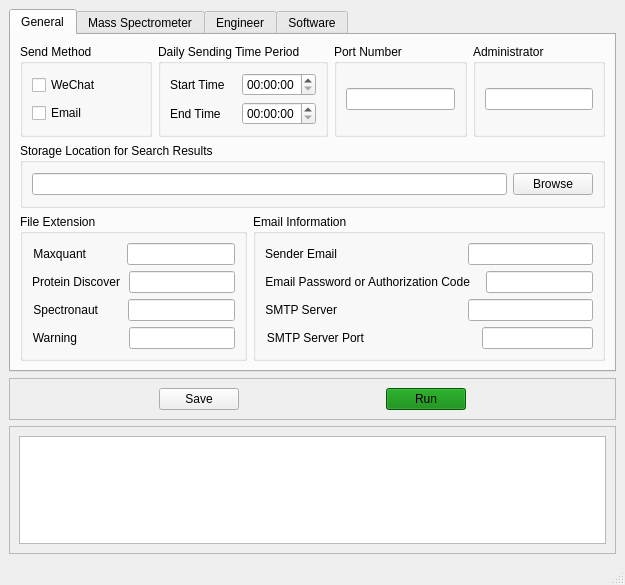
<?xml version="1.0" encoding="UTF-8"?>
<ui version="4.0">
 <class>MainWindow</class>
 <widget class="QMainWindow" name="MainWindow">
  <property name="geometry">
   <rect>
    <x>0</x>
    <y>0</y>
    <width>625</width>
    <height>585</height>
   </rect>
  </property>
  <property name="windowTitle">
   <string>SendInfo</string>
  </property>
  <property name="windowIcon">
   <iconset>
    <normaloff>my_icon.ico</normaloff>my_icon.ico</iconset>
  </property>
  <property name="documentMode">
   <bool>false</bool>
  </property>
  <widget class="QWidget" name="centralwidget">
   <layout class="QVBoxLayout" name="verticalLayout_28">
    <item>
     <widget class="QTabWidget" name="tabWidget">
      <property name="currentIndex">
       <number>0</number>
      </property>
      <widget class="QWidget" name="otherTab">
       <property name="sizePolicy">
        <sizepolicy hsizetype="Expanding" vsizetype="Expanding">
         <horstretch>0</horstretch>
         <verstretch>0</verstretch>
        </sizepolicy>
       </property>
       <attribute name="title">
        <string>General</string>
       </attribute>
       <layout class="QVBoxLayout" name="verticalLayout_29">
        <item>
         <layout class="QVBoxLayout" name="verticalLayout_20">
          <item>
           <layout class="QHBoxLayout" name="horizontalLayout_17">
            <item>
             <widget class="QGroupBox" name="groupBox_4">
              <property name="sizePolicy">
               <sizepolicy hsizetype="Expanding" vsizetype="Expanding">
                <horstretch>0</horstretch>
                <verstretch>0</verstretch>
               </sizepolicy>
              </property>
              <property name="title">
               <string>Send Method</string>
              </property>
              <layout class="QHBoxLayout" name="horizontalLayout_20">
               <item>
                <layout class="QVBoxLayout" name="verticalLayout_4">
                 <item>
                  <widget class="QCheckBox" name="checkBox_sendBywechat">
                   <property name="text">
                    <string>WeChat</string>
                   </property>
                  </widget>
                 </item>
                 <item>
                  <widget class="QCheckBox" name="checkBox_sendByemail">
                   <property name="text">
                    <string>Email</string>
                   </property>
                  </widget>
                 </item>
                </layout>
               </item>
              </layout>
             </widget>
            </item>
            <item>
             <widget class="QGroupBox" name="groupBox">
              <property name="sizePolicy">
               <sizepolicy hsizetype="Expanding" vsizetype="Expanding">
                <horstretch>0</horstretch>
                <verstretch>0</verstretch>
               </sizepolicy>
              </property>
              <property name="title">
               <string>Daily Sending Time Period</string>
              </property>
              <layout class="QHBoxLayout" name="horizontalLayout_19">
               <item>
                <layout class="QVBoxLayout" name="verticalLayout_3">
                 <item>
                  <layout class="QHBoxLayout" name="horizontalLayout_9">
                   <item>
                    <widget class="QLabel" name="label_3">
                     <property name="text">
                      <string>Start Time</string>
                     </property>
                    </widget>
                   </item>
                   <item>
                    <widget class="QTimeEdit" name="start_timeEdit"/>
                   </item>
                  </layout>
                 </item>
                 <item>
                  <layout class="QHBoxLayout" name="horizontalLayout_10">
                   <item>
                    <widget class="QLabel" name="label_4">
                     <property name="text">
                      <string>End Time</string>
                     </property>
                    </widget>
                   </item>
                   <item>
                    <widget class="QTimeEdit" name="end_timeEdit"/>
                   </item>
                  </layout>
                 </item>
                </layout>
               </item>
              </layout>
             </widget>
            </item>
            <item>
             <widget class="QGroupBox" name="groupBox_7">
              <property name="sizePolicy">
               <sizepolicy hsizetype="Expanding" vsizetype="Expanding">
                <horstretch>0</horstretch>
                <verstretch>0</verstretch>
               </sizepolicy>
              </property>
              <property name="title">
               <string>Port Number</string>
              </property>
              <layout class="QVBoxLayout" name="verticalLayout_19">
               <item>
                <layout class="QHBoxLayout" name="horizontalLayout_15">
                 <item>
                  <widget class="QLineEdit" name="port_lineEdit">
                   <property name="inputMask">
                    <string>99999</string>
                   </property>
                  </widget>
                 </item>
                </layout>
               </item>
              </layout>
             </widget>
            </item>
            <item>
             <widget class="QGroupBox" name="groupBox_6">
              <property name="sizePolicy">
               <sizepolicy hsizetype="Expanding" vsizetype="Expanding">
                <horstretch>0</horstretch>
                <verstretch>0</verstretch>
               </sizepolicy>
              </property>
              <property name="title">
               <string>Administrator</string>
              </property>
              <layout class="QVBoxLayout" name="verticalLayout_18">
               <item>
                <widget class="QLineEdit" name="admin_lineEdit"/>
               </item>
              </layout>
             </widget>
            </item>
           </layout>
          </item>
          <item>
           <widget class="QGroupBox" name="groupBox_2">
            <property name="sizePolicy">
             <sizepolicy hsizetype="Expanding" vsizetype="Expanding">
              <horstretch>0</horstretch>
              <verstretch>0</verstretch>
             </sizepolicy>
            </property>
            <property name="title">
             <string>Storage Location for Search Results</string>
            </property>
            <layout class="QHBoxLayout" name="horizontalLayout_18">
             <item>
              <layout class="QHBoxLayout" name="horizontalLayout_11">
               <item>
                <widget class="QLineEdit" name="specDir_lineEdit">
                 <property name="minimumSize">
                  <size>
                   <width>133</width>
                   <height>0</height>
                  </size>
                 </property>
                </widget>
               </item>
               <item>
                <widget class="QPushButton" name="brosweSaveDirBtn">
                 <property name="text">
                  <string>Browse</string>
                 </property>
                </widget>
               </item>
              </layout>
             </item>
            </layout>
           </widget>
          </item>
          <item>
           <layout class="QHBoxLayout" name="horizontalLayout_21">
            <item>
             <widget class="QGroupBox" name="groupBox_3">
              <property name="sizePolicy">
               <sizepolicy hsizetype="Expanding" vsizetype="Expanding">
                <horstretch>0</horstretch>
                <verstretch>0</verstretch>
               </sizepolicy>
              </property>
              <property name="title">
               <string>File Extension</string>
              </property>
              <layout class="QVBoxLayout" name="verticalLayout_17">
               <item>
                <layout class="QVBoxLayout" name="verticalLayout_2">
                 <item>
                  <layout class="QHBoxLayout" name="horizontalLayout_8">
                   <item>
                    <widget class="QLabel" name="label_6">
                     <property name="text">
                      <string>Maxquant</string>
                     </property>
                     <property name="alignment">
                      <set>Qt::AlignRight|Qt::AlignTrailing|Qt::AlignVCenter</set>
                     </property>
                    </widget>
                   </item>
                   <item>
                    <spacer name="horizontalSpacer_7">
                     <property name="orientation">
                      <enum>Qt::Horizontal</enum>
                     </property>
                     <property name="sizeHint" stdset="0">
                      <size>
                       <width>20</width>
                       <height>20</height>
                      </size>
                     </property>
                    </spacer>
                   </item>
                   <item>
                    <widget class="QLineEdit" name="maxquant_fileSuffix_lineEdit"/>
                   </item>
                  </layout>
                 </item>
                 <item>
                  <layout class="QHBoxLayout" name="horizontalLayout_5">
                   <item>
                    <widget class="QLabel" name="label_7">
                     <property name="text">
                      <string>Protein Discover</string>
                     </property>
                     <property name="alignment">
                      <set>Qt::AlignRight|Qt::AlignTrailing|Qt::AlignVCenter</set>
                     </property>
                    </widget>
                   </item>
                   <item>
                    <spacer name="horizontalSpacer_17">
                     <property name="orientation">
                      <enum>Qt::Horizontal</enum>
                     </property>
                     <property name="sizeHint" stdset="0">
                      <size>
                       <width>5</width>
                       <height>20</height>
                      </size>
                     </property>
                    </spacer>
                   </item>
                   <item>
                    <widget class="QLineEdit" name="PD_fileSuffix_lineEdit"/>
                   </item>
                  </layout>
                 </item>
                 <item>
                  <layout class="QHBoxLayout" name="horizontalLayout_6">
                   <item>
                    <widget class="QLabel" name="label_5">
                     <property name="text">
                      <string>Spectronaut</string>
                     </property>
                     <property name="alignment">
                      <set>Qt::AlignRight|Qt::AlignTrailing|Qt::AlignVCenter</set>
                     </property>
                    </widget>
                   </item>
                   <item>
                    <spacer name="horizontalSpacer_6">
                     <property name="orientation">
                      <enum>Qt::Horizontal</enum>
                     </property>
                     <property name="sizeHint" stdset="0">
                      <size>
                       <width>25</width>
                       <height>20</height>
                      </size>
                     </property>
                    </spacer>
                   </item>
                   <item>
                    <widget class="QLineEdit" name="SP_fileSuffix_lineEdit"/>
                   </item>
                  </layout>
                 </item>
                 <item>
                  <layout class="QHBoxLayout" name="horizontalLayout_7">
                   <item>
                    <widget class="QLabel" name="label_8">
                     <property name="text">
                      <string>Warning</string>
                     </property>
                     <property name="alignment">
                      <set>Qt::AlignRight|Qt::AlignTrailing|Qt::AlignVCenter</set>
                     </property>
                    </widget>
                   </item>
                   <item>
                    <spacer name="horizontalSpacer_5">
                     <property name="orientation">
                      <enum>Qt::Horizontal</enum>
                     </property>
                     <property name="sizeHint" stdset="0">
                      <size>
                       <width>48</width>
                       <height>20</height>
                      </size>
                     </property>
                    </spacer>
                   </item>
                   <item>
                    <widget class="QLineEdit" name="warn_fileSuffix_lineEdit"/>
                   </item>
                  </layout>
                 </item>
                </layout>
               </item>
              </layout>
             </widget>
            </item>
            <item>
             <widget class="QGroupBox" name="groupBox_5">
              <property name="sizePolicy">
               <sizepolicy hsizetype="Expanding" vsizetype="Expanding">
                <horstretch>0</horstretch>
                <verstretch>0</verstretch>
               </sizepolicy>
              </property>
              <property name="title">
               <string>Email Information</string>
              </property>
              <layout class="QHBoxLayout" name="horizontalLayout_16">
               <item>
                <layout class="QVBoxLayout" name="verticalLayout">
                 <item>
                  <layout class="QHBoxLayout" name="horizontalLayout_4">
                   <item>
                    <widget class="QLabel" name="label_13">
                     <property name="text">
                      <string>Sender Email</string>
                     </property>
                     <property name="alignment">
                      <set>Qt::AlignRight|Qt::AlignTrailing|Qt::AlignVCenter</set>
                     </property>
                    </widget>
                   </item>
                   <item>
                    <spacer name="horizontalSpacer">
                     <property name="orientation">
                      <enum>Qt::Horizontal</enum>
                     </property>
                     <property name="sizeHint" stdset="0">
                      <size>
                       <width>16</width>
                       <height>20</height>
                      </size>
                     </property>
                    </spacer>
                   </item>
                   <item>
                    <widget class="QLineEdit" name="senter_email_lineEdit">
                     <property name="text">
                      <string/>
                     </property>
                    </widget>
                   </item>
                  </layout>
                 </item>
                 <item>
                  <layout class="QHBoxLayout" name="horizontalLayout_3">
                   <item>
                    <widget class="QLabel" name="label_14">
                     <property name="text">
                      <string>Email Password or Authorization Code</string>
                     </property>
                     <property name="alignment">
                      <set>Qt::AlignRight|Qt::AlignTrailing|Qt::AlignVCenter</set>
                     </property>
                    </widget>
                   </item>
                   <item>
                    <spacer name="horizontalSpacer_2">
                     <property name="orientation">
                      <enum>Qt::Horizontal</enum>
                     </property>
                     <property name="sizeHint" stdset="0">
                      <size>
                       <width>12</width>
                       <height>20</height>
                      </size>
                     </property>
                    </spacer>
                   </item>
                   <item>
                    <widget class="QLineEdit" name="senter_password_lineEdit">
                     <property name="text">
                      <string/>
                     </property>
                    </widget>
                   </item>
                  </layout>
                 </item>
                 <item>
                  <layout class="QHBoxLayout" name="horizontalLayout_2">
                   <item>
                    <widget class="QLabel" name="label_15">
                     <property name="text">
                      <string>SMTP Server</string>
                     </property>
                     <property name="alignment">
                      <set>Qt::AlignRight|Qt::AlignTrailing|Qt::AlignVCenter</set>
                     </property>
                    </widget>
                   </item>
                   <item>
                    <spacer name="horizontalSpacer_3">
                     <property name="orientation">
                      <enum>Qt::Horizontal</enum>
                     </property>
                     <property name="sizeHint" stdset="0">
                      <size>
                       <width>40</width>
                       <height>20</height>
                      </size>
                     </property>
                    </spacer>
                   </item>
                   <item>
                    <widget class="QLineEdit" name="emailServer_lineEdit">
                     <property name="text">
                      <string/>
                     </property>
                    </widget>
                   </item>
                  </layout>
                 </item>
                 <item>
                  <layout class="QHBoxLayout" name="horizontalLayout">
                   <item>
                    <widget class="QLabel" name="label_16">
                     <property name="text">
                      <string>SMTP Server Port</string>
                     </property>
                     <property name="alignment">
                      <set>Qt::AlignRight|Qt::AlignTrailing|Qt::AlignVCenter</set>
                     </property>
                    </widget>
                   </item>
                   <item>
                    <spacer name="horizontalSpacer_4">
                     <property name="orientation">
                      <enum>Qt::Horizontal</enum>
                     </property>
                     <property name="sizeHint" stdset="0">
                      <size>
                       <width>23</width>
                       <height>20</height>
                      </size>
                     </property>
                    </spacer>
                   </item>
                   <item>
                    <widget class="QLineEdit" name="emailServer_Port_lineEdit">
                     <property name="text">
                      <string/>
                     </property>
                    </widget>
                   </item>
                  </layout>
                 </item>
                </layout>
               </item>
              </layout>
             </widget>
            </item>
           </layout>
          </item>
         </layout>
        </item>
       </layout>
      </widget>
      <widget class="QWidget" name="MSTab">
       <property name="sizePolicy">
        <sizepolicy hsizetype="Expanding" vsizetype="Expanding">
         <horstretch>0</horstretch>
         <verstretch>0</verstretch>
        </sizepolicy>
       </property>
       <attribute name="title">
        <string>Mass Spectrometer</string>
       </attribute>
       <layout class="QVBoxLayout" name="verticalLayout_22">
        <item>
         <layout class="QVBoxLayout" name="verticalLayout_15">
          <item>
           <widget class="QTableWidget" name="MStableWidget">
            <column>
             <property name="text">
              <string>Mass Spectrometer Name</string>
             </property>
            </column>
            <column>
             <property name="text">
              <string>Mass Spectrometer Abbreviation</string>
             </property>
            </column>
           </widget>
          </item>
          <item>
           <layout class="QHBoxLayout" name="horizontalLayout_23">
            <item>
             <spacer name="horizontalSpacer_10">
              <property name="orientation">
               <enum>Qt::Horizontal</enum>
              </property>
              <property name="sizeHint" stdset="0">
               <size>
                <width>50</width>
                <height>20</height>
               </size>
              </property>
             </spacer>
            </item>
            <item>
             <widget class="QPushButton" name="addMSBtn">
              <property name="text">
               <string>Add</string>
              </property>
             </widget>
            </item>
            <item>
             <spacer name="horizontalSpacer_8">
              <property name="orientation">
               <enum>Qt::Horizontal</enum>
              </property>
              <property name="sizeHint" stdset="0">
               <size>
                <width>100</width>
                <height>20</height>
               </size>
              </property>
             </spacer>
            </item>
            <item>
             <widget class="QPushButton" name="delMSBtn">
              <property name="text">
               <string>Delete</string>
              </property>
             </widget>
            </item>
            <item>
             <spacer name="horizontalSpacer_11">
              <property name="orientation">
               <enum>Qt::Horizontal</enum>
              </property>
              <property name="sizeHint" stdset="0">
               <size>
                <width>50</width>
                <height>20</height>
               </size>
              </property>
             </spacer>
            </item>
           </layout>
          </item>
         </layout>
        </item>
       </layout>
      </widget>
      <widget class="QWidget" name="enginerTab">
       <property name="sizePolicy">
        <sizepolicy hsizetype="Expanding" vsizetype="Expanding">
         <horstretch>0</horstretch>
         <verstretch>0</verstretch>
        </sizepolicy>
       </property>
       <attribute name="title">
        <string>Engineer</string>
       </attribute>
       <layout class="QVBoxLayout" name="verticalLayout_23">
        <item>
         <layout class="QVBoxLayout" name="verticalLayout_14">
          <item>
           <widget class="QTableWidget" name="enginnertableWidget">
            <column>
             <property name="text">
              <string>Engineer</string>
             </property>
            </column>
            <column>
             <property name="text">
              <string>Mass Spectrometer</string>
             </property>
            </column>
            <column>
             <property name="text">
              <string>Project</string>
             </property>
            </column>
            <column>
             <property name="text">
              <string>Email</string>
             </property>
            </column>
           </widget>
          </item>
          <item>
           <layout class="QHBoxLayout" name="horizontalLayout_22">
            <item>
             <spacer name="horizontalSpacer_12">
              <property name="orientation">
               <enum>Qt::Horizontal</enum>
              </property>
              <property name="sizeHint" stdset="0">
               <size>
                <width>50</width>
                <height>20</height>
               </size>
              </property>
             </spacer>
            </item>
            <item>
             <widget class="QPushButton" name="addEnginerBtn">
              <property name="text">
               <string>Add</string>
              </property>
             </widget>
            </item>
            <item>
             <spacer name="horizontalSpacer_9">
              <property name="orientation">
               <enum>Qt::Horizontal</enum>
              </property>
              <property name="sizeHint" stdset="0">
               <size>
                <width>100</width>
                <height>20</height>
               </size>
              </property>
             </spacer>
            </item>
            <item>
             <widget class="QPushButton" name="delEnginerBtn">
              <property name="text">
               <string>Delete</string>
              </property>
             </widget>
            </item>
            <item>
             <spacer name="horizontalSpacer_13">
              <property name="orientation">
               <enum>Qt::Horizontal</enum>
              </property>
              <property name="sizeHint" stdset="0">
               <size>
                <width>50</width>
                <height>20</height>
               </size>
              </property>
             </spacer>
            </item>
           </layout>
          </item>
         </layout>
        </item>
       </layout>
      </widget>
      <widget class="QWidget" name="softwareTab">
       <property name="sizePolicy">
        <sizepolicy hsizetype="Expanding" vsizetype="Expanding">
         <horstretch>0</horstretch>
         <verstretch>0</verstretch>
        </sizepolicy>
       </property>
       <attribute name="title">
        <string>Software</string>
       </attribute>
       <layout class="QVBoxLayout" name="verticalLayout_27">
        <item>
         <widget class="QTabWidget" name="tabWidget_2">
          <property name="currentIndex">
           <number>2</number>
          </property>
          <widget class="QWidget" name="tab_4">
           <attribute name="title">
            <string>maxquant</string>
           </attribute>
           <layout class="QVBoxLayout" name="verticalLayout_24">
            <item>
             <layout class="QHBoxLayout" name="horizontalLayout_14">
              <item>
               <layout class="QVBoxLayout" name="verticalLayout_12">
                <item>
                 <widget class="QLabel" name="label_11">
                  <property name="text">
                   <string>Selectable Content Values</string>
                  </property>
                 </widget>
                </item>
                <item>
                 <widget class="QTableWidget" name="MQ_tableWidget1">
                  <attribute name="horizontalHeaderDefaultSectionSize">
                   <number>250</number>
                  </attribute>
                  <column>
                   <property name="text">
                    <string>Options</string>
                   </property>
                  </column>
                 </widget>
                </item>
               </layout>
              </item>
              <item>
               <layout class="QVBoxLayout" name="verticalLayout_11">
                <item>
                 <widget class="QPushButton" name="MQ_addBtn">
                  <property name="text">
                   <string>&gt;&gt;&gt;</string>
                  </property>
                 </widget>
                </item>
                <item>
                 <widget class="QPushButton" name="MQ_delBtn">
                  <property name="text">
                   <string>&lt;&lt;&lt;</string>
                  </property>
                 </widget>
                </item>
               </layout>
              </item>
              <item>
               <layout class="QVBoxLayout" name="verticalLayout_13">
                <item>
                 <widget class="QLabel" name="label_12">
                  <property name="text">
                   <string>Content to Send</string>
                  </property>
                 </widget>
                </item>
                <item>
                 <widget class="QTableWidget" name="MQ_tableWidget2">
                  <attribute name="horizontalHeaderDefaultSectionSize">
                   <number>250</number>
                  </attribute>
                  <column>
                   <property name="text">
                    <string>Send Items</string>
                   </property>
                  </column>
                 </widget>
                </item>
               </layout>
              </item>
             </layout>
            </item>
           </layout>
          </widget>
          <widget class="QWidget" name="tab_6">
           <attribute name="title">
            <string>Proteome Discoverer</string>
           </attribute>
           <layout class="QVBoxLayout" name="verticalLayout_25">
            <item>
             <layout class="QHBoxLayout" name="horizontalLayout_13">
              <item>
               <layout class="QVBoxLayout" name="verticalLayout_8">
                <item>
                 <widget class="QLabel" name="label_9">
                  <property name="text">
                   <string>Selectable Content Values</string>
                  </property>
                 </widget>
                </item>
                <item>
                 <widget class="QTableWidget" name="PD_tableWidget1">
                  <attribute name="horizontalHeaderDefaultSectionSize">
                   <number>250</number>
                  </attribute>
                  <column>
                   <property name="text">
                    <string>Options</string>
                   </property>
                  </column>
                 </widget>
                </item>
               </layout>
              </item>
              <item>
               <layout class="QVBoxLayout" name="verticalLayout_10">
                <item>
                 <widget class="QPushButton" name="PD_addBtn">
                  <property name="text">
                   <string>&gt;&gt;&gt;</string>
                  </property>
                 </widget>
                </item>
                <item>
                 <widget class="QPushButton" name="PD_delBtn">
                  <property name="text">
                   <string>&lt;&lt;&lt;</string>
                  </property>
                 </widget>
                </item>
               </layout>
              </item>
              <item>
               <layout class="QVBoxLayout" name="verticalLayout_9">
                <item>
                 <widget class="QLabel" name="label_10">
                  <property name="text">
                   <string>Content to Send</string>
                  </property>
                 </widget>
                </item>
                <item>
                 <widget class="QTableWidget" name="PD_tableWidget2">
                  <attribute name="horizontalHeaderDefaultSectionSize">
                   <number>250</number>
                  </attribute>
                  <column>
                   <property name="text">
                    <string>Send Items</string>
                   </property>
                  </column>
                 </widget>
                </item>
               </layout>
              </item>
             </layout>
            </item>
           </layout>
          </widget>
          <widget class="QWidget" name="tab_5">
           <attribute name="title">
            <string>Spectronaut</string>
           </attribute>
           <layout class="QVBoxLayout" name="verticalLayout_26">
            <item>
             <layout class="QHBoxLayout" name="horizontalLayout_12">
              <item>
               <layout class="QVBoxLayout" name="verticalLayout_5">
                <item>
                 <widget class="QLabel" name="label_2">
                  <property name="text">
                   <string>Selectable Content Values</string>
                  </property>
                 </widget>
                </item>
                <item>
                 <widget class="QTableWidget" name="SP_tableWidget1">
                  <attribute name="horizontalHeaderDefaultSectionSize">
                   <number>250</number>
                  </attribute>
                  <column>
                   <property name="text">
                    <string>Options</string>
                   </property>
                  </column>
                 </widget>
                </item>
               </layout>
              </item>
              <item>
               <layout class="QVBoxLayout" name="verticalLayout_7">
                <item>
                 <widget class="QPushButton" name="SP_addBtn">
                  <property name="text">
                   <string>&gt;&gt;&gt;</string>
                  </property>
                 </widget>
                </item>
                <item>
                 <widget class="QPushButton" name="SP_delBtn">
                  <property name="text">
                   <string>&lt;&lt;&lt;</string>
                  </property>
                 </widget>
                </item>
               </layout>
              </item>
              <item>
               <layout class="QVBoxLayout" name="verticalLayout_6">
                <item>
                 <widget class="QLabel" name="label">
                  <property name="text">
                   <string>Content to Send</string>
                  </property>
                 </widget>
                </item>
                <item>
                 <widget class="QTableWidget" name="SP_tableWidget2">
                  <attribute name="horizontalHeaderDefaultSectionSize">
                   <number>250</number>
                  </attribute>
                  <column>
                   <property name="text">
                    <string>Send Items</string>
                   </property>
                  </column>
                 </widget>
                </item>
               </layout>
              </item>
             </layout>
            </item>
           </layout>
          </widget>
         </widget>
        </item>
       </layout>
      </widget>
     </widget>
    </item>
    <item>
     <widget class="QFrame" name="frame">
      <property name="frameShape">
       <enum>QFrame::StyledPanel</enum>
      </property>
      <property name="frameShadow">
       <enum>QFrame::Raised</enum>
      </property>
      <layout class="QVBoxLayout" name="verticalLayout_16">
       <item>
        <layout class="QHBoxLayout" name="horizontalLayout_24">
         <item>
          <spacer name="horizontalSpacer_15">
           <property name="orientation">
            <enum>Qt::Horizontal</enum>
           </property>
           <property name="sizeHint" stdset="0">
            <size>
             <width>50</width>
             <height>20</height>
            </size>
           </property>
          </spacer>
         </item>
         <item>
          <widget class="QPushButton" name="saveBtn">
           <property name="text">
            <string>Save</string>
           </property>
          </widget>
         </item>
         <item>
          <spacer name="horizontalSpacer_14">
           <property name="orientation">
            <enum>Qt::Horizontal</enum>
           </property>
           <property name="sizeHint" stdset="0">
            <size>
             <width>100</width>
             <height>20</height>
            </size>
           </property>
          </spacer>
         </item>
         <item>
          <widget class="QPushButton" name="runBtn">
           <property name="styleSheet">
            <string notr="true">background-color: green;</string>
           </property>
           <property name="text">
            <string>Run</string>
           </property>
          </widget>
         </item>
         <item>
          <spacer name="horizontalSpacer_16">
           <property name="orientation">
            <enum>Qt::Horizontal</enum>
           </property>
           <property name="sizeHint" stdset="0">
            <size>
             <width>50</width>
             <height>20</height>
            </size>
           </property>
          </spacer>
         </item>
        </layout>
       </item>
      </layout>
     </widget>
    </item>
    <item>
     <widget class="QFrame" name="frame_2">
      <property name="frameShape">
       <enum>QFrame::StyledPanel</enum>
      </property>
      <property name="frameShadow">
       <enum>QFrame::Raised</enum>
      </property>
      <layout class="QVBoxLayout" name="verticalLayout_21">
       <item>
        <widget class="QPlainTextEdit" name="output_text_edit"/>
       </item>
      </layout>
     </widget>
    </item>
   </layout>
  </widget>
  <widget class="QStatusBar" name="statusbar"/>
 </widget>
 <resources/>
 <connections/>
</ui>
